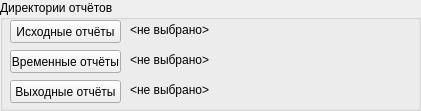
     <widget class="QGroupBox" name="groupBoxDir">
      <property name="geometry">
       <rect>
        <x>150</x>
        <y>10</y>
        <width>421</width>
        <height>111</height>
       </rect>
      </property>
      <property name="title">
       <string>Директории отчётов</string>
      </property>
      <widget class="QLabel" name="labOutDir">
       <property name="geometry">
        <rect>
         <x>130</x>
         <y>80</y>
         <width>291</width>
         <height>21</height>
        </rect>
       </property>
       <property name="text">
        <string>&lt;не выбрано&gt;</string>
       </property>
      </widget>
      <widget class="QPushButton" name="pushButtonOutDir">
       <property name="geometry">
        <rect>
         <x>10</x>
         <y>80</y>
         <width>111</width>
         <height>23</height>
        </rect>
       </property>
       <property name="text">
        <string>Выходные отчёты</string>
       </property>
      </widget>
      <widget class="QPushButton" name="pushButtonTempDir">
       <property name="geometry">
        <rect>
         <x>10</x>
         <y>50</y>
         <width>111</width>
         <height>23</height>
        </rect>
       </property>
       <property name="text">
        <string>Временные отчёты</string>
       </property>
      </widget>
      <widget class="QPushButton" name="pushButtonInDir">
       <property name="geometry">
        <rect>
         <x>10</x>
         <y>20</y>
         <width>111</width>
         <height>23</height>
        </rect>
       </property>
       <property name="text">
        <string>Исходные отчёты</string>
       </property>
      </widget>
      <widget class="QLabel" name="labTempDir">
       <property name="geometry">
        <rect>
         <x>130</x>
         <y>50</y>
         <width>291</width>
         <height>21</height>
        </rect>
       </property>
       <property name="text">
        <string>&lt;не выбрано&gt;</string>
       </property>
      </widget>
      <widget class="QLabel" name="labInputDir">
       <property name="geometry">
        <rect>
         <x>130</x>
         <y>20</y>
         <width>291</width>
         <height>21</height>
        </rect>
       </property>
       <property name="text">
        <string>&lt;не выбрано&gt;</string>
       </property>
      </widget>
     </widget>
